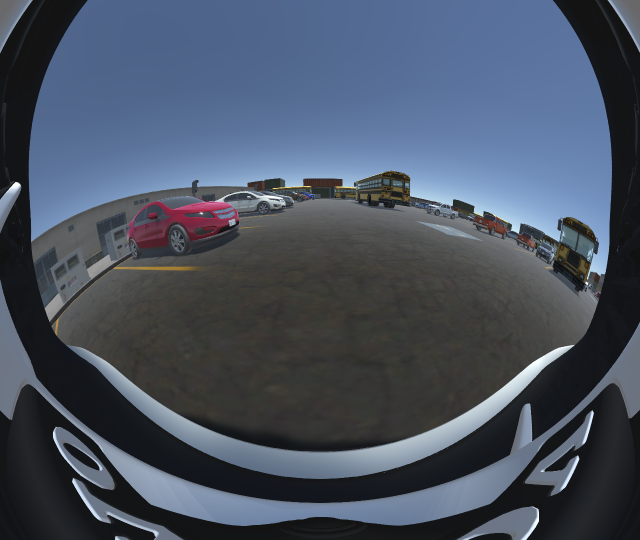
#> input picture assets/bird_view/front.png, 1280 x 1080 px, found by its file name (shown at 1/2 size)
$ python bird_view.py
#> lines starting #> are read from the running program, lines starting #| are printed output that depends on the picture
import cv2
import numpy as np


def read_images(image_paths):
    """Read images from the given paths."""
    return [cv2.imread(path) for path in image_paths]
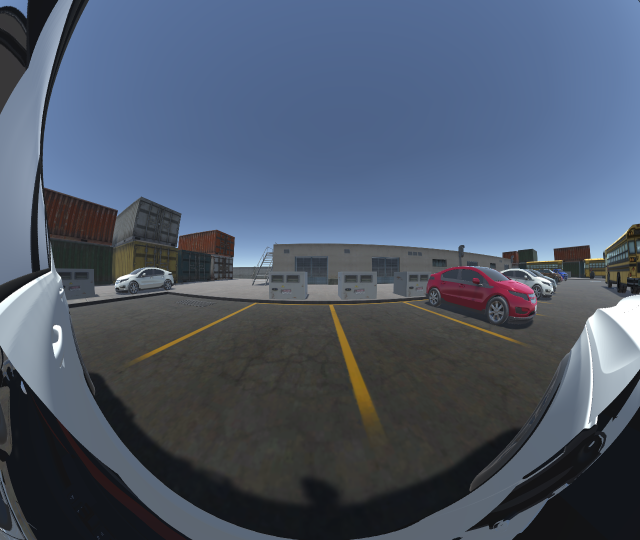
#> input picture assets/bird_view/left.png, 1280 x 1080 px, found by its file name (shown at 1/2 size)
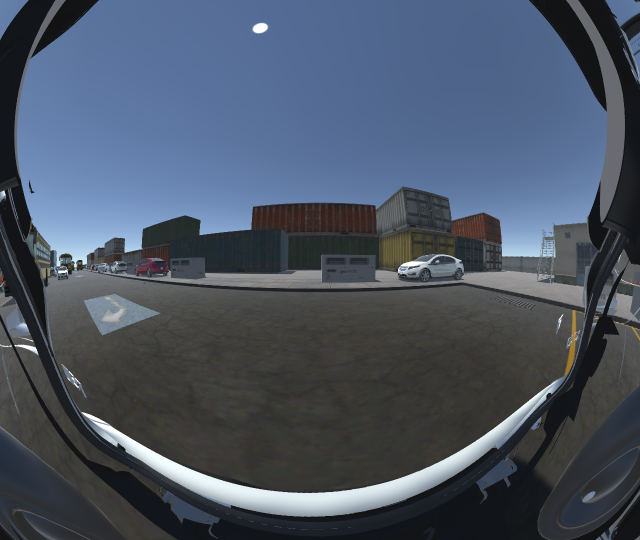
#> input picture assets/bird_view/rear.png, 1280 x 1080 px, found by its file name (shown at 1/2 size)
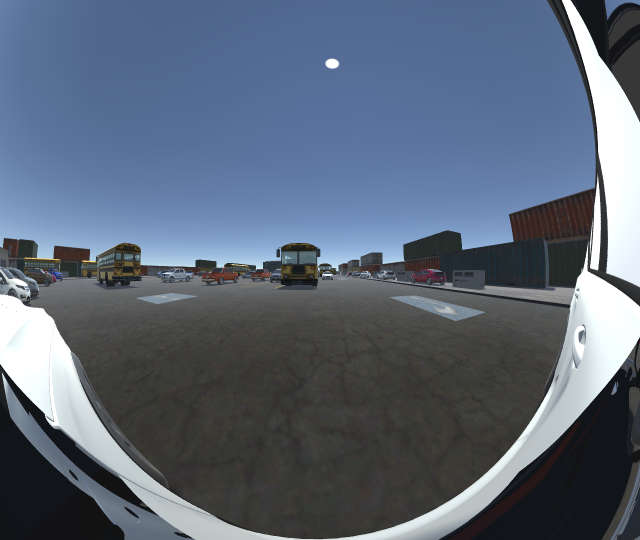
#> input picture assets/bird_view/right.png, 1280 x 1080 px, found by its file name (shown at 1/2 size)


def find_keypoints_and_descriptors(images):
    """Find keypoints and descriptors in all images."""
    orb = cv2.ORB_create()
    keypoints, descriptors = [], []
    for image in images:
        kp, desc = orb.detectAndCompute(image, None)
        keypoints.append(kp)
        descriptors.append(desc)
    return keypoints, descriptors


def match_keypoints(descriptors):
    """Match keypoints between all image pairs."""
    bf = cv2.BFMatcher(cv2.NORM_HAMMING, crossCheck=True)
    matches = []
    for i in range(len(descriptors) - 1):
        matches.append(bf.match(descriptors[i], descriptors[i + 1]))
    return matches


def stitch_images(images, keypoints, matches):
    """Stitch images together using the matches."""
    # Start with the first image
    result = images[0]
    result_kp = keypoints[0]

    for i in range(1, len(images)):
        # Retrieve keypoints, descriptors, and matches
        kp1, kp2 = result_kp, keypoints[i]
        good_matches = matches[i - 1]

        # Extract location of good matches
        points1 = np.zeros((len(good_matches), 2), dtype=np.float32)
        points2 = np.zeros((len(good_matches), 2), dtype=np.float32)

        for j, match in enumerate(good_matches):
            points1[j, :] = kp1[match.queryIdx].pt
            points2[j, :] = kp2[match.trainIdx].pt

        # Find homography
        H, _ = cv2.findHomography(points1, points2, cv2.RANSAC)

        # Warp image
        height, width = images[0].shape[:2]
        result = cv2.warpPerspective(result, H, (width, height))

        # Stitch the image with the result
        result = cv2.addWeighted(result, 0.5, images[i], 0.5, 0)

        # Update keypoints for the next iteration
        result_kp = kp2

    return result


def transform_to_birds_eye_view(image, src_points, dest_size=(300, 300)):
    """Transform the stitched image to a bird's eye view.

    Args:
    - image: The input stitched image.
    - src_points: Four source points in the image defining the area to transform.
    - dest_size: Size of the output bird's eye view image.

    Returns:
    - Bird's eye view of the selected portion of the input image.
    """
    # Destination points are the corners of a rectangle with the given size
    dst_points = np.array([
        [0, 0],
        [dest_size[0] - 1, 0],
        [dest_size[0] - 1, dest_size[1] - 1],
        [0, dest_size[1] - 1]
    ], dtype=np.float32)

    # Compute the perspective transform matrix and apply it
    M = cv2.getPerspectiveTransform(src_points, dst_points)
    birds_eye_view = cv2.warpPerspective(image, M, dest_size)

    return birds_eye_view


def visualize_src_points(image, src_points):
    for point in src_points:
        int_point = (int(point[0]), int(point[1]))  # Convert to integer
        cv2.circle(image, int_point, 5, (0, 0, 255), -1)  # Red circles
    cv2.imshow("Source Points on Panorama", image)
    cv2.waitKey(0)
    cv2.destroyAllWindows()


def visualize_matches(img1, kp1, img2, kp2, matches):
    """Visualize matches between two images."""
    match_img = cv2.drawMatches(
        img1, kp1, img2, kp2, matches[:50], None, flags=cv2.DrawMatchesFlags_NOT_DRAW_SINGLE_POINTS
    )
    cv2.imshow('Matches', match_img)
    cv2.waitKey(0)
    cv2.destroyAllWindows()


# Example usage
image_paths = ['assets/bird_view/front.png', 'assets/bird_view/left.png',
               'assets/bird_view/rear.png', 'assets/bird_view/right.png']
images = read_images(image_paths)
#> images = 4 items
keypoints, descriptors = find_keypoints_and_descriptors(images)
#> the loop in find_keypoints_and_descriptors, `for image in images:` made 4 passes
#> keypoints = 4 items; descriptors = 4 items
matches = match_keypoints(descriptors)
#> the loop in match_keypoints, `for i in range(len(descriptors) - 1):` made 3 passes
#> after the loop in match_keypoints, `for i in range(len(descriptors) - 1):`: matches = 3 matches
#> matches = 3 matches
panorama = stitch_images(images, keypoints, matches)
#> in stitch_images, result is the input picture: shape (1080, 1280, 3); mean B, G, R 97.7, 82.4, 72.8
#> in stitch_images, `result_kp = keypoints[0]`: result_kp = 500 keypoints; strongest (x, y, size): (31, 364, 31), (1174, 568, 31), (1076, 1018, 31), (1171, 566, 31)
#> the loop in stitch_images, `for i in range(1, len(images)):` made 3 passes
#> good_matches on passes 1 to 3: 133 matches, 128 matches, 130 matches
#> pass 1, in stitch_images, `result = cv2.addWeighted(result, 0.5, images[i], 0.5, 0)`:
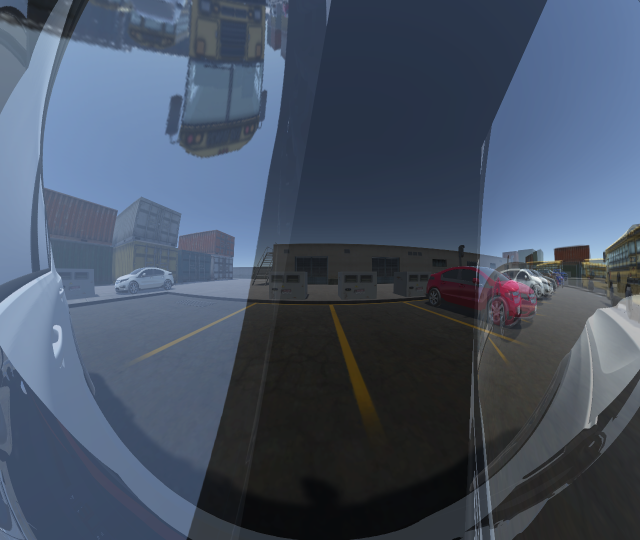
#> result: shape (1080, 1280, 3) (shown at 1/2 size); mean B, G, R 100.3, 82.6, 71
#> pass 2, in stitch_images, `result = cv2.addWeighted(result, 0.5, images[i], 0.5, 0)`:
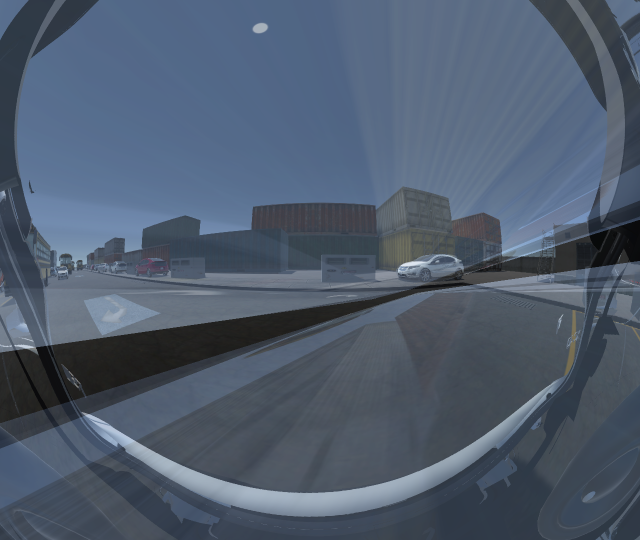
#> result: shape (1080, 1280, 3) (shown at 1/2 size); mean B, G, R 110.3, 92.3, 79.2
#> after the loop in stitch_images, `for i in range(1, len(images)):`:
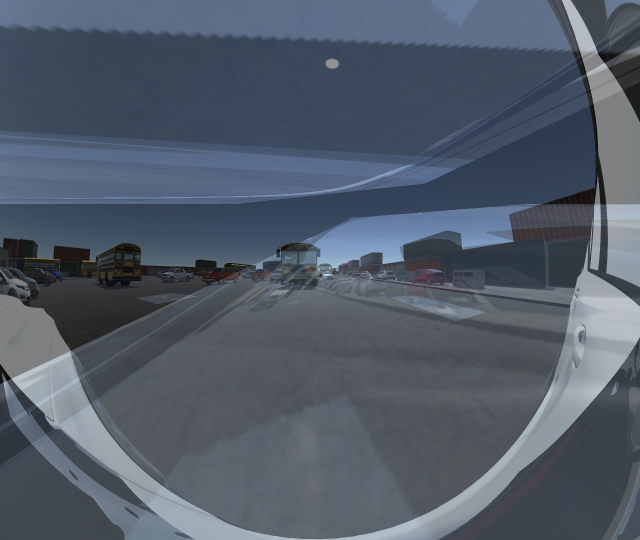
#> result: shape (1080, 1280, 3) (shown at 1/2 size); mean B, G, R 105.1, 91.5, 81.9


# Define source points (these should be adjusted based on your specific image)
src_points = np.float32([[100, 100], [400, 100], [400, 400], [100, 400]])

# Visualize src_points on the panorama
visualize_src_points(panorama.copy(), src_points)

# Generate the bird's eye view
birds_eye_view = transform_to_birds_eye_view(panorama, src_points)
#> in transform_to_birds_eye_view, `M = cv2.getPerspectiveTransform(src_points, dst_points)`: M = [[0.997, 1.26e-17, -99.67], [0, 0.997, -99.67], [-1.58e-19, -6.43e-36, 1]]
#> in transform_to_birds_eye_view, `birds_eye_view = cv2.warpPerspective(image, M, dest_size)`:
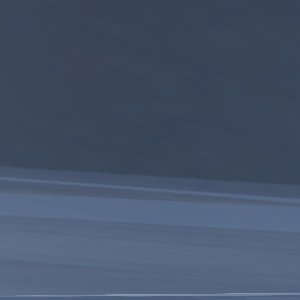
#> birds_eye_view: shape (300, 300, 3); mean B, G, R 105.1, 83.2, 69.6

cv2.imshow("Bird's Eye View", birds_eye_view)
cv2.waitKey(0)
cv2.destroyAllWindows()
